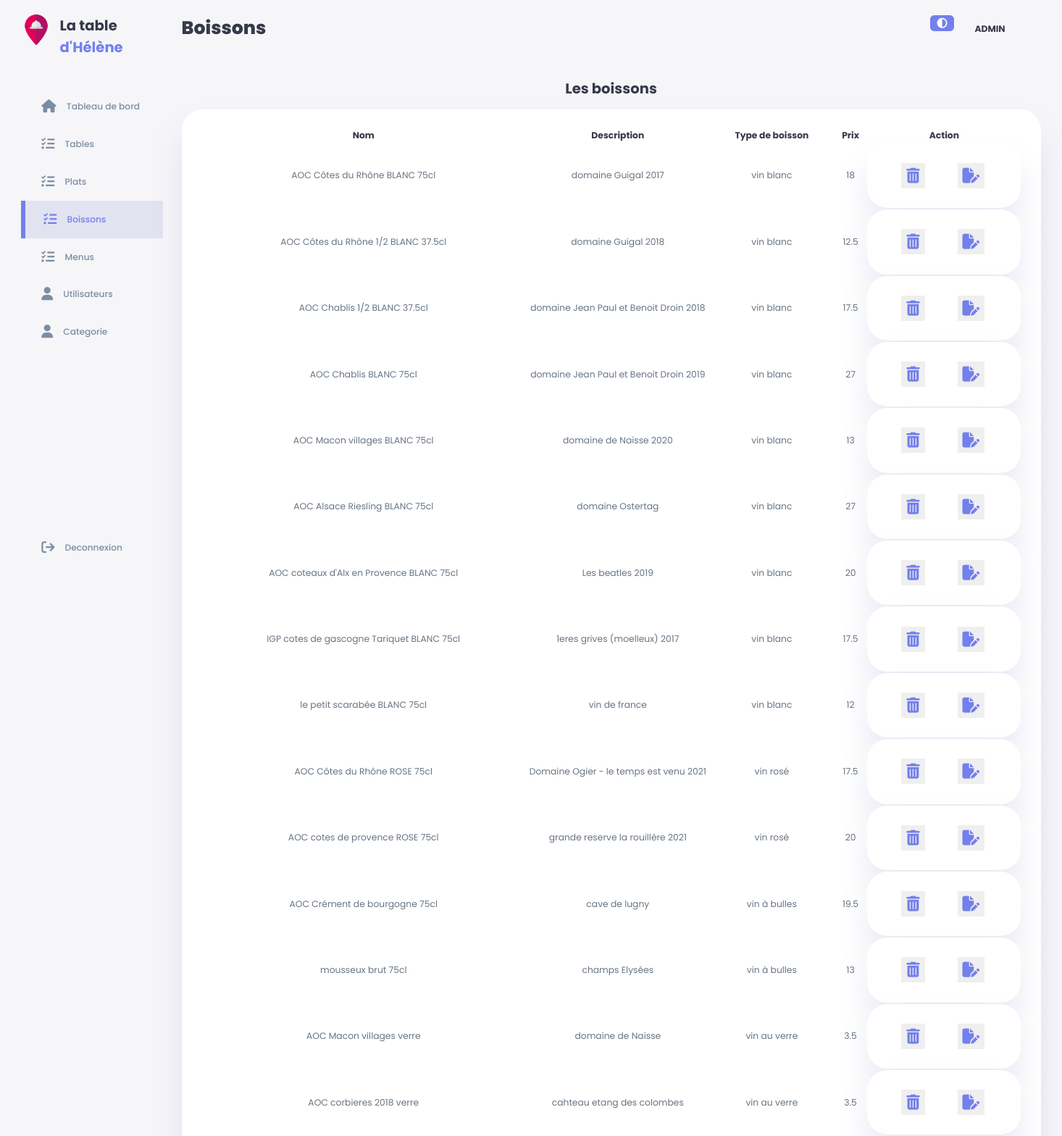
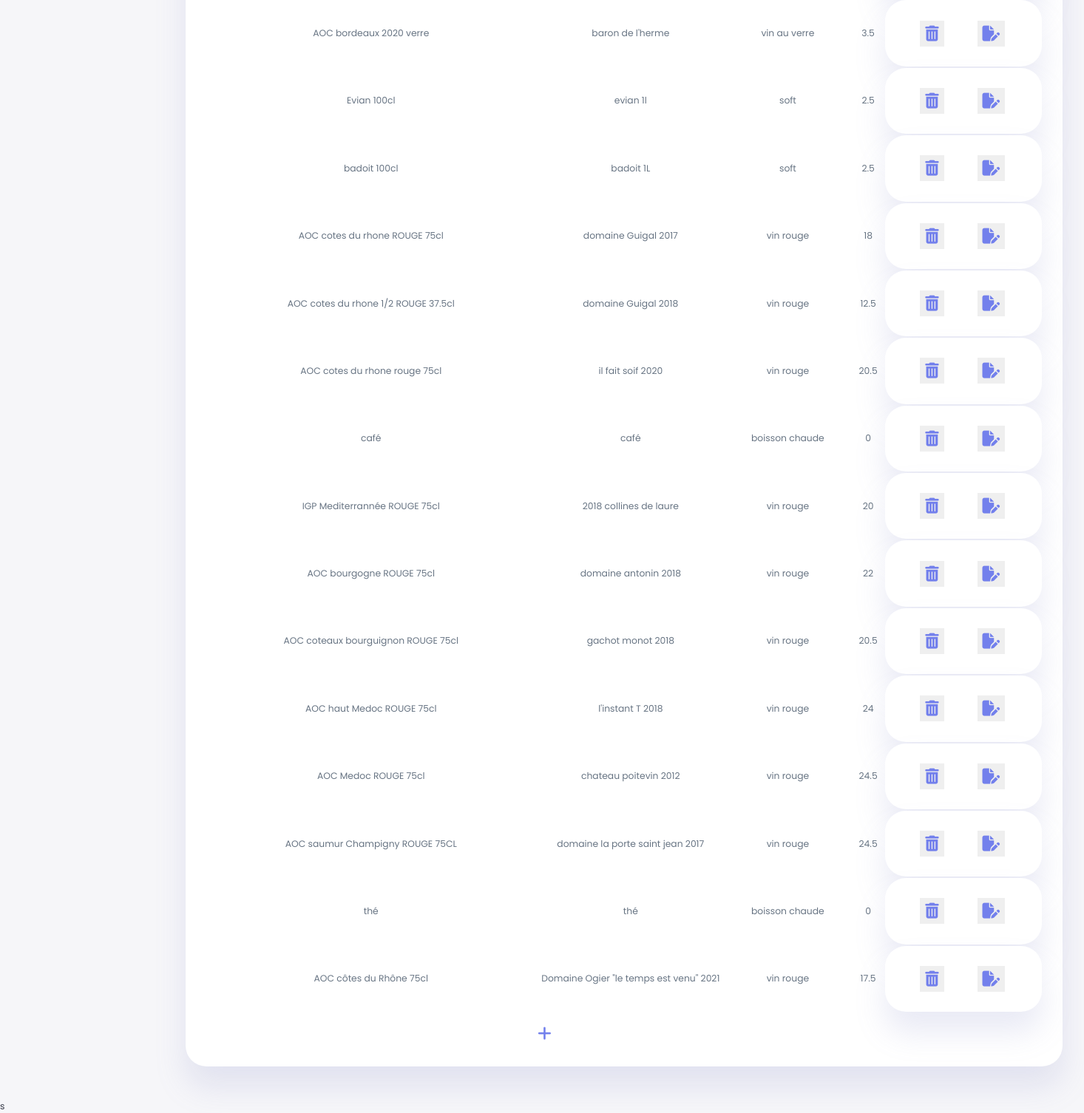
Screenshot of /index.php?page=boisson (signed in) with the database file from the repository (2 pictures, top to bottom).
### tables this page shows
CREATE TABLE `plat` (
  `id_plat` int(11) NOT NULL,
  `nom_plat` varchar(50) NOT NULL DEFAULT 'nom du plat',
  `description` text NOT NULL,
  `type_plat` varchar(10) NOT NULL DEFAULT 'entplades',
  `PU_carte` float(11,2) NOT NULL DEFAULT 0.00,
  `id_sous_cat` int(11) DEFAULT 1,
  `vu` int(11) NOT NULL
);

CREATE TABLE `sous_categorie` (
  `id_sous_cat` int(11) NOT NULL,
  `id_cat` int(11) NOT NULL,
  `nom_sous_cat` varchar(30) NOT NULL,
  `ordre_aff_sous_cat` int(11) NOT NULL
);

### index.php (called while the page is built, shortened)
<?php
require_once("include/secu.php");

### view/admin/produit/boisson.php (the view, shortened to what this page needs)
<?php
if ($_SESSION["role"] == "admin") {
    ?>
    <!DOCTYPE html>
    <html lang="fr">
    <head>
        <link rel="stylesheet" href="/SGRC/css/style_admin/produit/produit.css">
        <link rel="stylesheet" href="/SGRC/css/style_admin/tableau_de_bord/tableau_de_bord.css">
    </head>
    <body>
        <div class="container">
            <aside>
                <div class="top">
                    <div class="logo">
                        <img src="/SGRC/image/img/source/logo.png" alt="logo du site" />
                        <h2>La table <span class="primary">d'Hélène</span></h2>
                    </div>
                </div>
                <div class="sidebar">
                    <a href="?page=tableau">
                        <i class="fa-solid fa-house"></i>
                        <h3>Tableau de bord</h3>
                    </a>
                    <a href="?page=table">
                        <i class="fa-solid fa-list-check"></i>
                        <h3>Tables</h3>
                    </a>
                    <a href="?page=plat">
                        <i class="fa-solid fa-list-check"></i>
                        <h3>Plats</h3>
                    </a>
                    <a href="?page=boisson" class="active">
                        <i class="fa-solid fa-list-check"></i>
                        <h3>Boissons</h3>
                    </a>
                    <a href="?page=menu">
                        <i class="fa-solid fa-list-check"></i>
                        <h3>Menus</h3>
                    </a>
                    <a href="?page=users">
                        <i class="fa-solid fa-user"></i>
                        <h3>Utilisateurs</h3>
                    </a>
                    <a href="?page=categorie">
                        <i class="fa-solid fa-user"></i>
                        <h3>Categorie</h3>
                    </a>
                    <a href="/SGRC/php/deconnexion.php">
                        <i class="fa-solid fa-arrow-right-from-bracket"></i>
                        <h3>Deconnexion</h3>
                    </a>
                </div>
            </aside>
            <main>
                <h1>Boissons</h1>
                <div class="Produits">
                    <table class="table-grid">
                        <caption>
                            Les boissons
                        </caption>
                        <thead>
                            <tr>
                                <th>Nom</th>
                                <th>Description</th>
                                <th>Type de boisson</th>
                                <th>Prix</th>
                                <th>Action</th>
                            </tr>
                        </thead>
                        <?php
                        foreach ($boissons as $boisson) {
                            ?>
                            <tbody>
                                <tr>
                                    <td>
                                        <?php echo $boisson['nom_plat']; ?>
                                    </td>
                                    <td class="description-text">
                                        <?php echo $boisson['description']; ?>
                                    </td>
                                    <td>
                                        <?php echo $boisson['nom_sous_cat']; ?>
                                    </td>
                                    <td>
                                        <?php echo $boisson['PU_carte']; ?>
                                    </td>
                                    <td>
                                        <table>
                                            <tr>
                                                <td>
                                                    <form method="post" action="?page=suppr_boisson">
                                                        <button type="submit"
                                                            onclick="return confirm ('êtes-vous sûr de vouloir supprimmer')"><i
                                                                class="fa-solid fa-trash-can"></i></button>
                                                    </form>
                                                </td>
                                                <td>
                                                    <form method="post" action="?page=modif_boisson">
                                                        <button type="submit" value="modifier" class="btn btn-primary"><i
                                                                class="fa-solid fa-file-pen"></i></button>
                                                    </form>
                                                </td>
                                            </tr>
                                        </table>
                                    </td>
                                </tr>
                            </tbody>
                            <?php
                        }
                        ?>
                        <tr class="add">
                            <td colspan="4">
                                <a href="?page=ajout_boisson">
                                    <i class="fa-solid fa-plus"></i>
                                </a>
                            </td>
                        </tr>
                    </table>
                </div>
            </main>
            <div class="right">
                <div class="top">
                    <div class="theme-toggler" id="theme-toggler">
                        <i class="fa-solid fa-circle-half-stroke active"></i>
                    </div>
                    <div class="profil">
                        <div class="info">
                            <br>
                            <p style="text-transform: uppercase;"><b>
                                    <?php echo $_SESSION['role'] ?>
                                </b></p>
                        </div>
                        <div class="profil-photot">
                        </div>
                    </div>
                </div>
            </div>
        </div>
    </body>
    </html>
    <?php
} else {
    echo ("vous n'avez pas le droit d'être là");
    header("Location:../../../index.php");
    exit();
}
?>s

### css/style_admin/produit/produit.css (style rules this page uses)
main { margin-top: 1.4rem; }
main .Produits { margin-top: 2rem; display: grid; grid-template-columns: repeat(2, 1fr); gap: 1.6rem; }
.table-grid:nth-child(1) { grid-column: 1 / 3; }
main .Produits i { padding: 0.5rem; color: var(--color-primary); font-size: 1.5rem; }
main .Produits table caption { font-size: 1.4rem; font-weight: bold; text-align: center; margin: 1.5rem 0 1rem 0; }
main .Produits table { background: var(--color-white); width: 100%; border-radius: var(--card-border-radius); padding: var(--card-padding); text-align: center; box-shadow: var(--box-shadow); transition: all 300ms ease; }
main table tbody td { height: 2.8rem; border-bottom: 1px solid var(--color-light); color: var(--color-dark-variant); }
.add td i { margin-top: 10px; }
main table tbody tr:last-child td { border: none; }
.description-text { word-wrap: break-word; width: 250px; }

### css/style_admin/tableau_de_bord/tableau_de_bord.css (style rules this page uses)
:root { --color-primary: #7380ec; --color-danger: #ff7782; --color-success: #41f1b6; --color-warning: #ffbb55; --color-white: #fff; --color-info-dark: #7d8da1; --color-info-light: #dce1eb; --color-dark: #363949; --color-light: rgba(132, 139, 200, 0.18); --color-primary-variant: #111e88; --color-dark-variant: #677483; --color-background: #f6f6f9; --color-scroll: #e5e5e5; --card-border-radius: 2rem; --boder-radius-1: 0.4rem; --boder-radius-2: 0.8rem; --boder-radius-3: 1.2rem; --card-padding: 1.8rem; --padding-1: 1.2rem; --box-shadow: 0 2rem 3rem var(--color-light); }
* { margin: 0; padding: 0; outline: 0; appearance: none; border: 0; text-decoration: none; list-style: none; box-sizing: border-box; }
html { font-size: 14px; }
body { width: 100vw; height: 100vh; font-family: poppins, sans-serif; font-size: 0.88rem; background-color: var(--color-background); user-select: none; overflow-x: hidden; color: var(--color-dark); zoom: 100%; }
.container { display: grid; width: 96%; margin: 0 auto; gap: 1.8rem; grid-template-columns: 14rem auto; }
a { color: var(--color-dark); }
img { display: block; width: 100%; }
h1 { font-weight: 800; font-size: 1.8rem; }
h2 { font-size: 1.4rem; }
h3 { font-size: 0.87rem; }
.profil-photot { width: 2.8rem; height: 2.8rem; border-radius: 50%; overflow: hidden; }
p { color: var(--color-dark-variant); }
b { color: var(--color-dark); }
.primary { color: var(--color-primary); }
aside { height: 100vh; }
aside .top { display: flex; align-items: center; justify-content: space-between; margin-top: 1.4rem; }
aside .logo { display: flex; gap: 0.8rem; }
aside .logo img { width: 3rem; height: 3rem; }
aside .sidebar { display: flex; flex-direction: column; height: 86vh; position: relative; top: 3rem; }
aside h3 { font-weight: 500; }
aside .sidebar a { display: flex; color: var(--color-info-dark); margin-left: 2rem; gap: 1rem; align-items: center; position: relative; height: 3.7rem; transition: all 300ms ease; }
aside .sidebar a i { font-size: 1.3rem; }
aside .sidebar a i { transition: all 300ms ease; }
aside .sidebar a:last-child { position: absolute; bottom: 2rem; width: 100%; }
aside .sidebar a.active { background: var(--color-light); color: var(--color-primary); margin-left: 0; }
aside .sidebar a.active:before { content: ""; width: 6px; height: 100%; background: var(--color-primary); }
aside .sidebar a.active i { color: var(--color-primary); margin-left: calc(1rem - 3px); }
main { margin-top: 1.4rem; }
main table tbody td { height: 0rem; border-bottom: 1px solid var(--color-light); color: var(--color-dark-variant); }
main table tbody tr:last-child td { border: none; }
.right { margin-top: 1.4rem; }
.right .top { display: flex; justify-content: end; gap: 2rem; }
.right .theme-toggler { background: var(--color-light); display: flex; justify-content: space-between; align-items: center; height: 1.6rem; width: 2.4rem; cursor: pointer; border-radius: var(--boder-radius-1); }
.right .theme-toggler i { font-size: 1rem; width: 100%; height: 100%; display: flex; align-items: center; justify-content: center; }
.right .theme-toggler i.active { background: var(--color-primary); color: #fff; border-radius: var(--boder-radius-1); }
.right .top .profil { display: flex; gap: 2rem; text-align: right; }
.right .top { position: fixed; top: 0; left: 0; align-items: center; padding: 0 0.8rem; height: 4.6rem; width: 100%; margin: 0; z-index: 2; }

### rows the page displays
plat: nom_plat "AOC Côtes du Rhône BLANC 75cl", description "domaine Guigal 2017", id_sous_cat.nom_sous_cat "vin blanc", PU_carte "18"
plat: nom_plat "AOC Côtes du Rhône 1/2 BLANC 37.5cl", description "domaine Guigal 2018", id_sous_cat.nom_sous_cat "vin blanc", PU_carte "12.5"
plat: nom_plat "AOC Chablis 1/2 BLANC 37.5cl", description "domaine Jean Paul et Benoit Droin 2018", id_sous_cat.nom_sous_cat "vin blanc", PU_carte "17.5"
plat: nom_plat "AOC Chablis BLANC 75cl", description "domaine Jean Paul et Benoit Droin 2019", id_sous_cat.nom_sous_cat "vin blanc", PU_carte "27"
plat: nom_plat "AOC Macon villages BLANC 75cl", description "domaine de Naisse 2020", id_sous_cat.nom_sous_cat "vin blanc", PU_carte "13"
plat: nom_plat "AOC Alsace Riesling BLANC 75cl", description "domaine Ostertag", id_sous_cat.nom_sous_cat "vin blanc", PU_carte "27"
plat: nom_plat "AOC coteaux d'AIx en Provence BLANC 75cl", description "Les beatles 2019", id_sous_cat.nom_sous_cat "vin blanc", PU_carte "20"
plat: nom_plat "IGP cotes de gascogne Tariquet BLANC 75cl", description "1eres grives (moelleux) 2017", id_sous_cat.nom_sous_cat "vin blanc", PU_carte "17.5"
plat: nom_plat "le petit scarabée BLANC 75cl", description "vin de france", id_sous_cat.nom_sous_cat "vin blanc", PU_carte "12"
plat: nom_plat "AOC Côtes du Rhône ROSE 75cl", description "Domaine Ogier - le temps est venu 2021", id_sous_cat.nom_sous_cat "vin rosé", PU_carte "17.5"
plat: nom_plat "AOC cotes de provence ROSE 75cl", description "grande reserve la rouillère 2021", id_sous_cat.nom_sous_cat "vin rosé", PU_carte "20"
plat: nom_plat "AOC Crément de bourgogne 75cl", description "cave de lugny", id_sous_cat.nom_sous_cat "vin à bulles", PU_carte "19.5"
plat: nom_plat "mousseux brut 75cl", description "champs Elysées", id_sous_cat.nom_sous_cat "vin à bulles", PU_carte "13"
plat: nom_plat "AOC Macon villages verre", description "domaine de Naisse", id_sous_cat.nom_sous_cat "vin au verre", PU_carte "3.5"
plat: nom_plat "AOC corbieres 2018 verre", description "cahteau etang des colombes", id_sous_cat.nom_sous_cat "vin au verre", PU_carte "3.5"
plat: nom_plat "AOC bordeaux 2020 verre", description "baron de l'herme", id_sous_cat.nom_sous_cat "vin au verre", PU_carte "3.5"
plat: nom_plat "Evian 100cl", description "evian 1l", id_sous_cat.nom_sous_cat "soft", PU_carte "2.5"
plat: nom_plat "badoit 100cl", description "badoit 1L", id_sous_cat.nom_sous_cat "soft", PU_carte "2.5"
plat: nom_plat "AOC cotes du rhone ROUGE 75cl", description "domaine Guigal 2017", id_sous_cat.nom_sous_cat "vin rouge", PU_carte "18"
plat: nom_plat "AOC cotes du rhone 1/2 ROUGE 37.5cl", description "domaine Guigal 2018", id_sous_cat.nom_sous_cat "vin rouge", PU_carte "12.5"
plat: nom_plat "AOC cotes du rhone rouge 75cl", description "il fait soif 2020", id_sous_cat.nom_sous_cat "vin rouge", PU_carte "20.5"
plat: nom_plat "café", description "café", id_sous_cat.nom_sous_cat "boisson chaude", PU_carte "0"
plat: nom_plat "IGP Mediterrannée ROUGE 75cl", description "2018 collines de laure", id_sous_cat.nom_sous_cat "vin rouge", PU_carte "20"
plat: nom_plat "AOC bourgogne ROUGE 75cl", description "domaine antonin 2018", id_sous_cat.nom_sous_cat "vin rouge", PU_carte "22"
plat: nom_plat "AOC coteaux bourguignon ROUGE 75cl", description "gachot monot 2018", id_sous_cat.nom_sous_cat "vin rouge", PU_carte "20.5"
plat: nom_plat "AOC haut Medoc ROUGE 75cl", description "l'instant T 2018", id_sous_cat.nom_sous_cat "vin rouge", PU_carte "24"
plat: nom_plat "AOC Medoc ROUGE 75cl", description "chateau poitevin 2012", id_sous_cat.nom_sous_cat "vin rouge", PU_carte "24.5"
plat: nom_plat "AOC saumur Champigny ROUGE 75CL", description "domaine la porte saint jean 2017", id_sous_cat.nom_sous_cat "vin rouge", PU_carte "24.5"
plat: nom_plat "thé", description "thé", id_sous_cat.nom_sous_cat "boisson chaude", PU_carte "0"
plat: nom_plat "AOC côtes du Rhône 75cl", description "Domaine Ogier \"le temps est venu\" 2021", id_sous_cat.nom_sous_cat "vin rouge", PU_carte "17.5"

### other values shown
$_SESSION['role'] "ADMIN"
